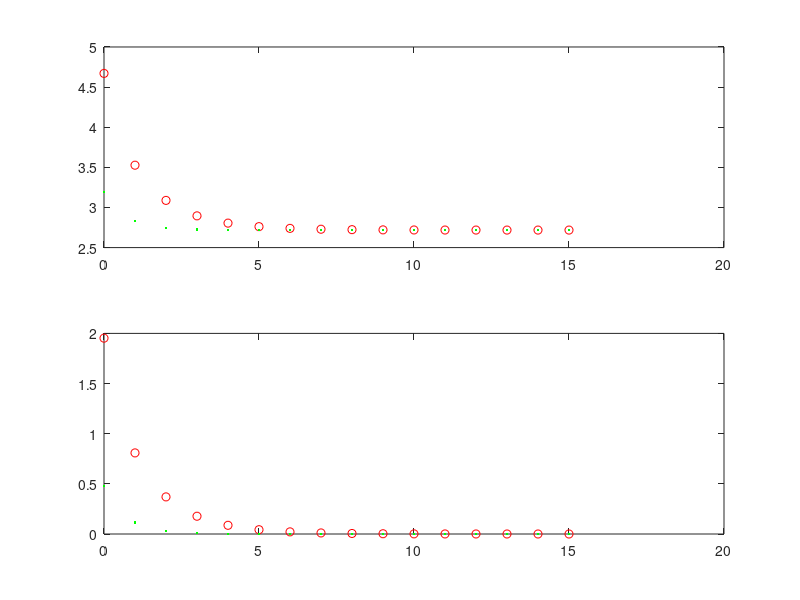
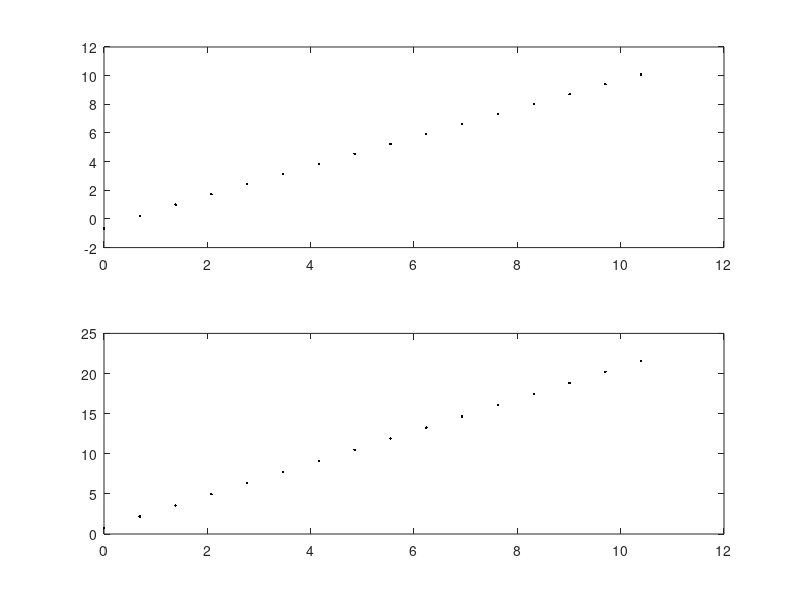

Write MATLAB code to recreate these figures, in order.
hold on;
clear all;
format LONG e;

% lista 1 zad 1
% a)
i = 1;
while 1 + 2^(-i) ~= 1 
    i = i + 1;
end
eps = 2^(-(i-1));
mantysa_length = i-1;
fprintf('epsilon dla x=1: %5.20f; dlugosc matysy: %5.1f\n', eps, mantysa_length);
% b)
for i=0:5
    a = 2^i;
    while a + 2^(-i) ~= a 
        i = i + 1;
    end
    eps = 2^(-(i-1));
    fprintf('a = %5.1f; %1.20f\n', a, eps);
end


% lista 1 zad 2
x = linspace(0.999, 1.001);

subplot(3,1,1)
plot(x, (x - 1).^8)

y_2 = zeros(1, length(x));
for k=0:8
    y_2 = y_2 + (prod(1:8)/(prod(1:k)*prod(1:(8-k))) * ((-1)^k)  * x.^(8-k));
end

subplot(3,1,2)
plot(x, y_2)

w1 = zeros(1, length(x));
for k=0:4
    w1 = w1 + (prod(1:8)/(prod(1:(2*k))*prod(1:(8-(2*k)))) * x.^(8- (2*k)));
end

w2 = zeros(1, length(x));
for k=0:3
    w2 = w2 + (prod(1:8)/(prod(1:(2*k + 1))*prod(1:(8-(2*k + 1)))) * x.^(8- (2*k + 1)));
end

subplot(3,1,3)
plot(x, w1-w2)


% lista 1 zad 3
% korzystamy z sumy: e^a =  suma od k=0 do inf (a^k/k!)
e_matlab = exp(-20)
e_suma=0;
for k=0:100
    e_suma=e_suma+(-20)^k/prod(1:k);
end
e_suma
e_suma_2 = 0;
for k=0:100
    e_suma_2 = e_suma_2 + ((20)^k / prod(1:k));
end
e_suma_2 = 1/e_suma_2;
e_suma_2

% lista 1 zad 4
%a) 5x_[]


%lista 1 zad 5
for i=1:15
    f1 = sqrt(10^i) * (sqrt((10^i) + 1) - sqrt(10^i));
    f2 = sqrt(10^i) / (sqrt((10^i) + 1) + sqrt(10^i));
    fprintf('f1(x)=%5.20f; f2(x)=%5.20f\n', f1, f2)
end
fprintf('\n\n')
for i=1:15
    x = (1-(1/(10^i)))* pi;
    f1 = (1 - cos(x)) / (x^2);
    f2 = (sin(x))^2 / (x^2 * (1 + cos(x)));
    fprintf('f1(x)=%5.20f; f2(x)=%5.20f\n', f1, f2)
end
fprintf('\n\n')
for i=1:15
    x = 1/(10^i);
    f1 = (1 - cos(x)) / (x^2);
    f2 = (sin(x))^2 / (x^2 * (1 + cos(x)));
    fprintf('f1(x)=%5.20f; f2(x)=%5.20f\n', f1, f2)
end
fprintf('\n\n')
% zad 5.
forward = [];
i_n_forward = exp(-1) * (exp(1) - 1); 
for i=1:30
    forward = [forward i_n_forward];
    i_n_forward = 1 - (i * i_n_forward); 
end
forward = [forward i_n_forward];
forward'
backward = [];
i_n_backward = 0; 
for i=30:-1:0
    backward = [backward i_n_backward];
    i_n_backward = (1 - i_n_backward)/(i+1); 
end
backward = [backward i_n_backward];
backward'
exp(-1) * (exp(1) - 1)


% lista 1 zad 6
points_x = [];
points_y_1 = [];
points_y_2 = [];
x = 1;
fs_1 = [];
fs_2 = [];
for i=0:15
    h = 2^(-i);
    points_x = [points_x -log(h)]; 
    fs_1 = [fs_1 (exp(x+h) - exp(x))/h];
    points_y_1 = [points_y_1 -log(abs(exp(x) - (exp(x+h) - exp(x))/h))];
    fs_2 = [fs_2 (exp(x+h) - exp(x-h))/(2*h)];
    points_y_2 = [points_y_2 -log(abs(exp(x) - (exp(x+h) - exp(x-h))/(2*h)))];
end

subplot(2,1,1)
plot([0:15], fs_1, 'ro', [0:15], fs_2, 'g.')
subplot(2,1,2)
plot([0:15], abs(exp(x) - fs_1), 'ro', [0:15], abs(exp(1) - fs_2), 'g.')
figure
subplot(2,1,1)
length(points_x)
length(points_y_1)
plot(points_x, points_y_1, 'k.')
subplot(2,1,2)
plot(points_x, points_y_2, 'k.')
